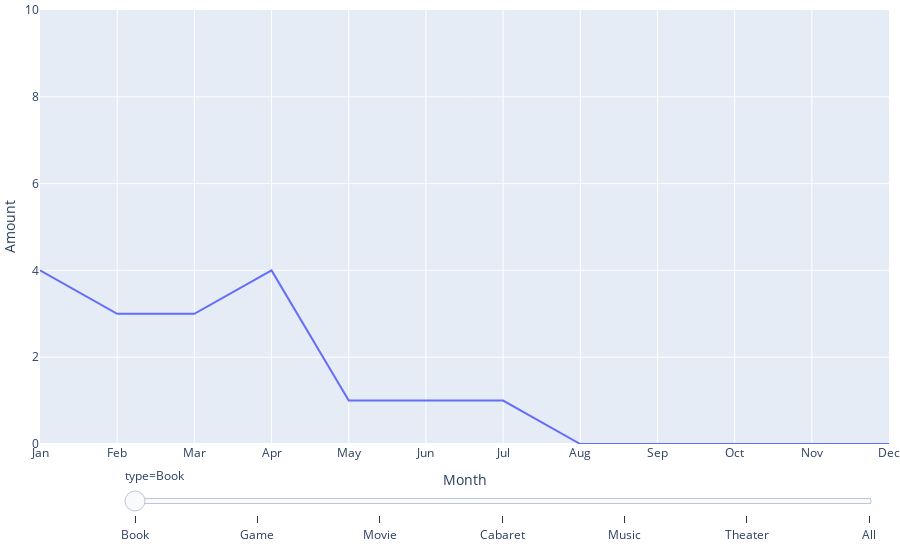

Write notebook code for a chart like this one.
### Markdown cell above
## How much I play

### Code cell
import plotly.express as px
df2 = df.copy()
df2 = df2.groupby(['type', 'date']).size().rename_axis(['type', 'date']).reset_index(name='counts')
df2[['year','month']] = df2['date'].str.split('-',expand=True)
df2 = df2.drop(columns=['date'])
types = []; counts = []; years = []; months = []
for year in range(min(df2['year'].astype(int)), max(df2['year'].astype(int)) + 1):
    for month in range(1, 13):
        actualmonth = '0' * (2 - len(str(month))) + str(month)
        for type in df2['type'].unique():
            if not ((df2['year'] == str(year)) & (df2['month'] == actualmonth) & (df2['type'] == type)).any():
                types.append(type); counts.append("0"); years.append(str(year)); months.append(actualmonth)
for year in range(min(df2['year'].astype(int)), max(df2['year'].astype(int)) + 1):
    for month in range(1, 13):
        actualmonth = '0' * (2 - len(str(month))) + str(month)
        types.append("All"); counts.append(df2[(df2['year'] == str(year)) & (df2['month'] == actualmonth)]['counts'].sum()); years.append(str(year)); months.append(actualmonth)
added_rows = pd.DataFrame({'type':types, 'counts':counts, 'year':years, 'month':months})
df2 = pd.concat([df2, added_rows], ignore_index=True)
df2 = df2.sort_values(by=['year', 'month'])
fig = px.line(df2, x='month', y='counts', color='year', animation_frame='type',
              labels={
                     "month": "Month",
                     "counts": "Amount",
                     "year": "Year"
                 },
                 hover_data={
                            'type':False,
                            'month':False,
                            'counts':False
                        })
fig.update_layout(margin={'t':10,'l':0,'b':0,'r':0}, yaxis_range=[0,10], xaxis_range=[0,11],
                  xaxis = dict(
                    tickmode = 'array',
                    tickvals = ['01', '02', '03', '04', '05', '06', '07', '08', '09', '10', '11', '12'],
                    ticktext = ['Jan', 'Feb', 'Mar', 'Apr', 'May', 'Jun', 'Jul', 'Aug', 'Sep', 'Oct', 'Nov', 'Dec']
                ), showlegend=False)
fig['layout']['sliders'][0]['pad']=dict(r= 10, t= 20, b=20)
fig["layout"].pop("updatemenus")
fig.show()

### Figure 1 — Plotly figure (JSON) as saved in the notebook; plotly's stock layout.template omitted (floating-point values rounded to 4 significant figures)
{"data": [{"customdata": [["Book"], ["Book"], ["Book"], ["Book"], ["Book"], ["Book"], ["Book"], ["Book"], ["Book"], ["Book"], ["Book"], ["Book"]], "hovertemplate": "Year=2022<extra></extra>", "legendgroup": "2022", "line": {"color": "#636efa", "dash": "solid"}, "marker": {"symbol": "circle"}, "mode": "lines", "name": "2022", "orientation": "v", "showlegend": true, "type": "scatter", "x": ["01", "02", "03", "04", "05", "06", "07", "08", "09", "10", "11", "12"], "xaxis": "x", "y": [4, 3, 3, 4, 1, 1, 1, "0", "0", "0", "0", "0"], "yaxis": "y"}], "layout": {"legend": {"title": {"text": "Year"}, "tracegroupgap": 0}, "margin": {"b": 0, "l": 0, "r": 0, "t": 10}, "showlegend": false, "sliders": [{"active": 0, "currentvalue": {"prefix": "type="}, "len": 0.9, "pad": {"b": 20, "r": 10, "t": 20}, "steps": [{"args": [["Book"], {"frame": {"duration": 0, "redraw": false}, "fromcurrent": true, "mode": "immediate", "transition": {"duration": 0, "easing": "linear"}}], "label": "Book", "method": "animate"}, {"args": [["Game"], {"frame": {"duration": 0, "redraw": false}, "fromcurrent": true, "mode": "immediate", "transition": {"duration": 0, "easing": "linear"}}], "label": "Game", "method": "animate"}, {"args": [["Movie"], {"frame": {"duration": 0, "redraw": false}, "fromcurrent": true, "mode": "immediate", "transition": {"duration": 0, "easing": "linear"}}], "label": "Movie", "method": "animate"}, {"args": [["Cabaret"], {"frame": {"duration": 0, "redraw": false}, "fromcurrent": true, "mode": "immediate", "transition": {"duration": 0, "easing": "linear"}}], "label": "Cabaret", "method": "animate"}, {"args": [["Music"], {"frame": {"duration": 0, "redraw": false}, "fromcurrent": true, "mode": "immediate", "transition": {"duration": 0, "easing": "linear"}}], "label": "Music", "method": "animate"}, {"args": [["Theater"], {"frame": {"duration": 0, "redraw": false}, "fromcurrent": true, "mode": "immediate", "transition": {"duration": 0, "easing": "linear"}}], "label": "Theater", "method": "animate"}, {"args": [["All"], {"frame": {"duration": 0, "redraw": false}, "fromcurrent": true, "mode": "immediate", "transition": {"duration": 0, "easing": "linear"}}], "label": "All", "method": "animate"}], "x": 0.1, "xanchor": "left", "y": 0, "yanchor": "top"}], "xaxis": {"anchor": "y", "domain": [0, 1], "range": [0, 11], "tickmode": "array", "ticktext": ["Jan", "Feb", "Mar", "Apr", "May", "Jun", "Jul", "Aug", "Sep", "Oct", "Nov", "Dec"], "tickvals": ["01", "02", "03", "04", "05", "06", "07", "08", "09", "10", "11", "12"], "title": {"text": "Month"}}, "yaxis": {"anchor": "x", "domain": [0, 1], "range": [0, 10], "title": {"text": "Amount"}}}}
